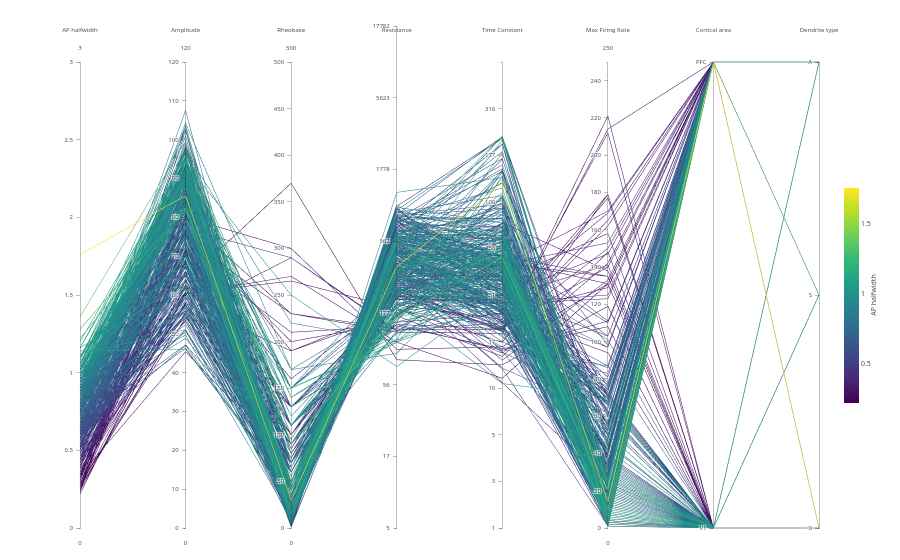

The notebook cell saved with this chart:
### Code cell
import pandas as pd
import plotly.graph_objects as go


def plot_parallel_coordinates(dataframe, config, output_file='parallel_coordinates.pdf'):
    """
    Generate a parallel-coordinates plot using dimensions
    pulled from ephysConfig.js via build_parallel_dimensions().
    """
    dimensions = build_parallel_dimensions(config, dataframe)

    color_by = config.get('defaults', {}).get('parallelColorBy', 'AP halfwidth')
    color_label = next(
        (f['label'] for f in config['features'] if f['key'] == color_by),
        color_by
    )

    fig = go.Figure(data=
        go.Parcoords(
            line=dict(
                colorscale='Viridis',
                color=dataframe[color_by],
                showscale=True,
                colorbar=dict(
                    title={ 'text': color_by, 'font': { 'size': 7 }, 'side': 'right' },
                    thickness=15,
                    len=0.5
                )
            ),
            dimensions=dimensions
        )
    )

    fig.update_layout(
        autosize=True,
        margin=dict(r=80, l=80, t=60, b=30),
        paper_bgcolor='rgba(0,0,0,0)',
        font=dict(
            family='system-ui, -apple-system, sans-serif',
            size=7,
            color='#495057'
        )
    )

    print("Generated parallel coordinates plot.")
    width =  1500 #172mm @ 300dpi
    height = int(width * 1/5) # Aspect ratio of 5:1 seems to work well for ~20 dimensions
    fig.write_image(output_file, format='pdf', width=width, height=height, scale=4, validate=True)

    fig.write_image(output_file.replace('.pdf', '.svg'), format='svg',  width=width, height=height, scale=1, validate=True) 
    print(f"Plot saved to {output_file}")

    return fig


# Load data and generate the plot
data = pd.read_csv('C:\\Users\\SMest\\source\\pctd\\data\\box2_ephys.csv')
fig = plot_parallel_coordinates(data, config)
fig.show()

### Figure 1 — Plotly figure (JSON) as saved in the notebook; plotly's stock layout.template omitted (floating-point values rounded to 4 significant figures; data arrays with more than 128 entries replaced by an {"elided": "..."} marker saying what was removed)
{"data": [{"dimensions": [{"label": "AP halfwidth", "range": [0, 3], "values": {"elided": "483 float values"}}, {"label": "Amplitude", "range": [0, 120], "values": {"elided": "483 float values"}}, {"label": "Rheobase", "range": [0, 500], "values": {"elided": "483 int values"}}, {"label": "Resistance", "range": [0.75, 4], "ticktext": ["5", "17", "56", "177", "562", "1778", "5623", "17782"], "tickvals": [0.75, 1.25, 1.75, 2.25, 2.75, 3.25, 3.75, 4.25], "values": {"elided": "483 float values"}}, {"label": "Time Constant", "range": [0, 2.5], "ticktext": ["1", "1", "3", "5", "10", "17", "31", "56", "100", "177", "316"], "tickvals": [0, 0.25, 0.5, 0.75, 1, 1.25, 1.5, 1.75, 2, 2.25, 2.5], "values": {"elided": "483 float values"}}, {"label": "Max Firing Rate", "range": [0, 250], "values": {"elided": "483 int values"}}, {"label": "Cortical area", "ticktext": ["V1", "PFC"], "tickvals": [0, 1], "values": {"elided": "483 int values"}}, {"label": "Dendrite type", "ticktext": [null, "S", "A"], "tickvals": [0, 1, 2], "values": {"elided": "483 int values"}}], "line": {"color": {"elided": "483 float values"}, "colorbar": {"len": 0.5, "thickness": 15, "title": {"font": {"size": 7}, "side": "right", "text": "AP halfwidth"}}, "colorscale": [[0, "#440154"], [0.1111, "#482878"], [0.2222, "#3e4989"], [0.3333, "#31688e"], [0.4444, "#26828e"], [0.5556, "#1f9e89"], [0.6667, "#35b779"], [0.7778, "#6ece58"], [0.8889, "#b5de2b"], [1, "#fde725"]], "showscale": true}, "type": "parcoords"}], "layout": {"autosize": true, "font": {"color": "#495057", "family": "system-ui, -apple-system, sans-serif", "size": 7}, "margin": {"b": 30, "l": 80, "r": 80, "t": 60}, "paper_bgcolor": "rgba(0,0,0,0)"}}
